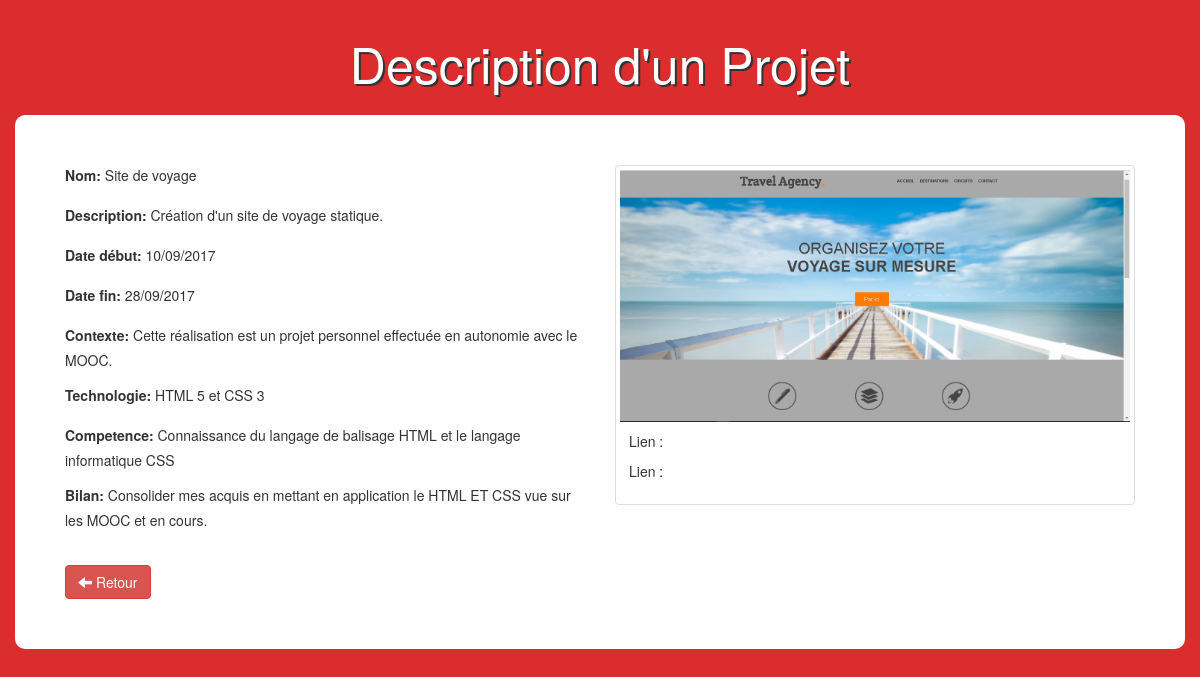
Page /view.php?id=1 on the committed database.
### tables this page shows
CREATE TABLE IF NOT EXISTS `items` (
  `id` int(11) NOT NULL AUTO_INCREMENT,
  `name` varchar(100) NOT NULL,
  `description` varchar(255) NOT NULL,
  `contexte` text NOT NULL,
  `date_debut` varchar(50) NOT NULL,
  `date_fin` varchar(50) NOT NULL,
  `technologie` varchar(50) NOT NULL,
  `competence` text NOT NULL,
  `bilan` text NOT NULL,
  `cahier_de_recette` varchar(250) NOT NULL,
  `guide_utilisateur` varchar(250) NOT NULL,
  `image` varchar(255) NOT NULL,
  `category` int(11) NOT NULL,
  PRIMARY KEY (`id`),
  KEY `category` (`category`)
);

### view.php (the view, shortened to what this page needs)
<?php
    if(!empty($_GET['id']))
    {
        $id = checkInput($_GET['id']);
    }
    $db = Database::connect();
    $statement = $db->prepare("SELECT items.id, items.name, items.description, items.date_debut, items.date_fin, items.contexte, items.technologie,  items.competence, items.bilan, items.image, categories.name AS category FROM items LEFT JOIN categories ON items.category = categories.id WHERE items.id = ?");
    $statement->execute(array($id));
    $item = $statement->fetch();
    function checkInput($data)
    {
      $data = trim($data);
      $data = stripslashes($data);
      $data = htmlspecialchars($data);
      return $data;
    }
?>
<!DOCTYPE html>
<html>
    <head>
        <link rel="stylesheet" href="https://maxcdn.bootstrapcdn.com/bootstrap/3.3.6/css/bootstrap.min.css">
        <link rel="stylesheet" href="css/styleView.css">
    </head>
    <body>
         <h1 class="text-logo"> Description d'un Projet </h1>
         <div class="container admin">
            <div class="row">
               <div class="col-sm-6">
                    <form>
                      <div class="form-group">
                        <label>Nom:</label><?php echo '  '.$item['name'];?>
                      </div>
                      <div class="form-group">
                        <label>Description:</label><?php echo '  '.$item['description'];?>
                      </div>
                      <div class="form-group">
                        <label>Date début:</label><?php echo '  '.$item['date_debut'];?>
                      </div>
                      <div class="form-group">
                        <label>Date fin:</label><?php echo '  '.$item['date_fin'];?>
                      </div>
                      <div class="form-group">
                        <label>Contexte:</label><?php echo '  '.$item['contexte'];?>
                      </div>
                      <div class="form-group">
                        <label>Technologie:</label><?php echo '  '.$item['technologie'];?>
                      </div>
                      <div class="form-group">
                        <label>Competence:</label><?php echo '  '.$item['competence'];?>
                      </div>
                      <div class="form-group">
                        <label>Bilan:</label><?php echo '  '.$item['bilan'];?>
                      </div>
                    </form>
                    <br>
                    <div class="form-actions">
                      <a class="btn btn-danger" href="index.php"><span class="glyphicon glyphicon-arrow-left"></span> Retour</a>
                    </div>
                </div>
                <div class="col-sm-6 site">
                    <div class="thumbnail">
                        <img src="<?php echo 'images/'.$item['image'];?>" alt="...">
                          <div class="caption">
                            <p>Lien : </p>
                            <p>Lien : </p>
                          </div>
                    </div>
                </div>
            </div>
        </div>
    </body>
</html>

### css/styleView.css (style rules this page uses)
body { background-color: #dB2c2e; }
.admin { background: #fff; padding: 50px; border-radius: 10px; }
.text-logo { color: #fff; text-shadow: 2px 2px #333; font-size: 50px; padding: 15px 0px; text-align: center; }

### rows in the picture
items: name "Site de voyage", description "Création d'un site de voyage statique.", date_debut "10/09/2017", date_fin "28/09/2017", contexte "Cette réalisation est un projet personnel effectuée en autonomie avec le MOOC.", technologie "HTML 5 et CSS 3", competence "Connaissance du langage de balisage HTML et le langage informatique CSS", bilan "Consolider mes acquis en mettant en application le HTML ET CSS vue sur les MOOC et en cours.", image (picture)
